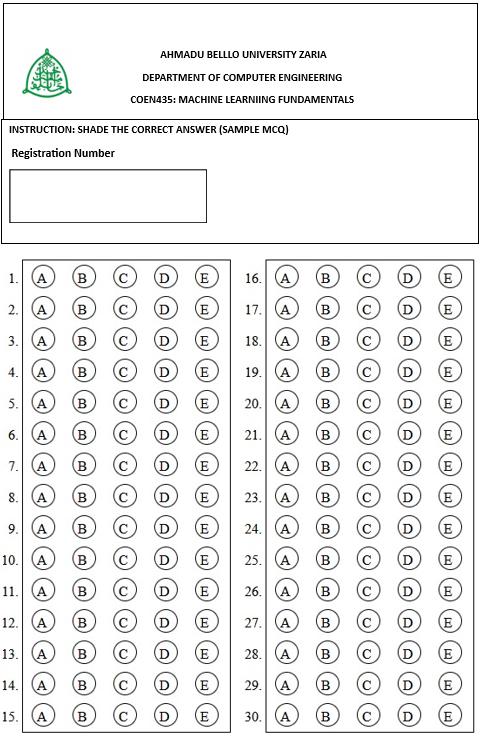
#> input picture Images/MCQQ.png, 480 x 737 px
$ python ala.py
#> lines starting #> are read from the running program, lines starting #| are printed output that depends on the picture; after the words box and inside, x2 and y2 are one past the last pixel; in counts of white or black regions, pixels touching at a corner belong together
import cv2
import numpy as np

image_path = "Images/MCQQ.png"
image = cv2.imread(image_path)
#> image is the input picture: shape (737, 480, 3); mean B, G, R 237.5, 237.8, 237.5
if image is None:
     raise FileNotFoundError("image is not found")

re = cv2.resize(image,(700,700))
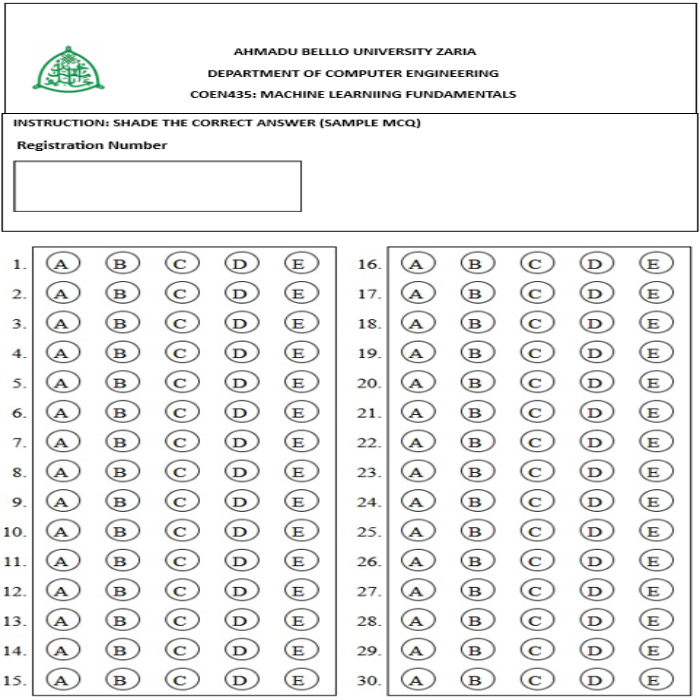
#> re: shape (700, 700, 3); mean B, G, R 237.4, 237.7, 237.4
gray = cv2.cvtColor(re, cv2.COLOR_BGR2GRAY)
blurred = cv2.GaussianBlur(gray, (7,7), 1)
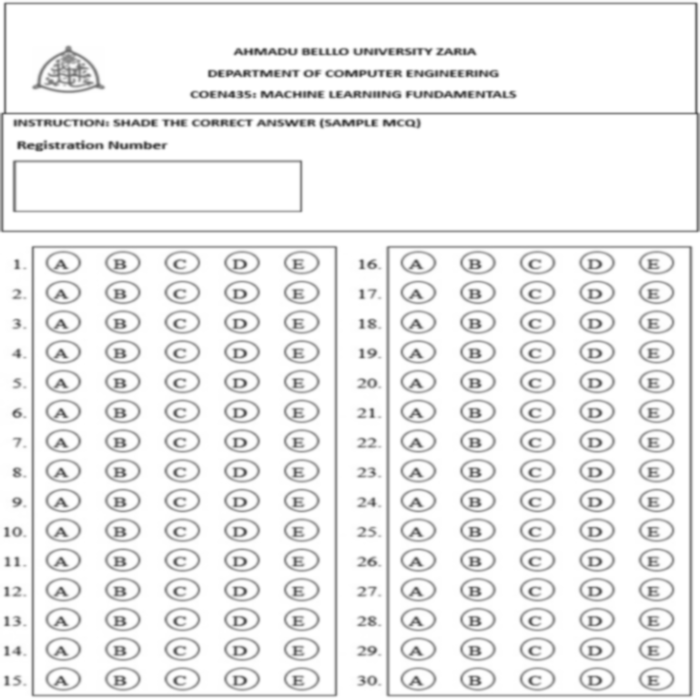
#> blurred: shape (700, 700); min 66, max 255, mean 237.6
edged = cv2.Canny(blurred, 75, 200)
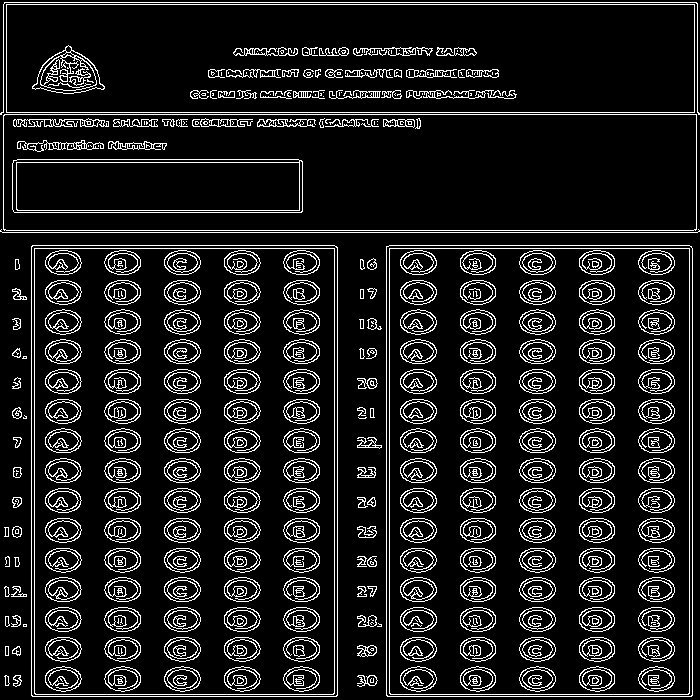
#> edged: shape (700, 700); 11.8% white in thin lines or dots
#image, gray, edged,re


countors, hierarchy = cv2.findContours(edged,cv2.RETR_EXTERNAL,cv2.CHAIN_APPROX_SIMPLE)
#> countors = 59 contours, 17 with area under 20; largest, box (x1, y1, x2, y2) and area: (31, 245, 338, 697) 138002, (386, 245, 693, 697) 137998, (3, 114, 697, 231) 80384, (6, 4, 695, 113) 74304, (357, 645, 377, 657) 160
print(len(countors))
#| 59
cv2.drawContours(edged,countors,-1,(255,255,255),2)
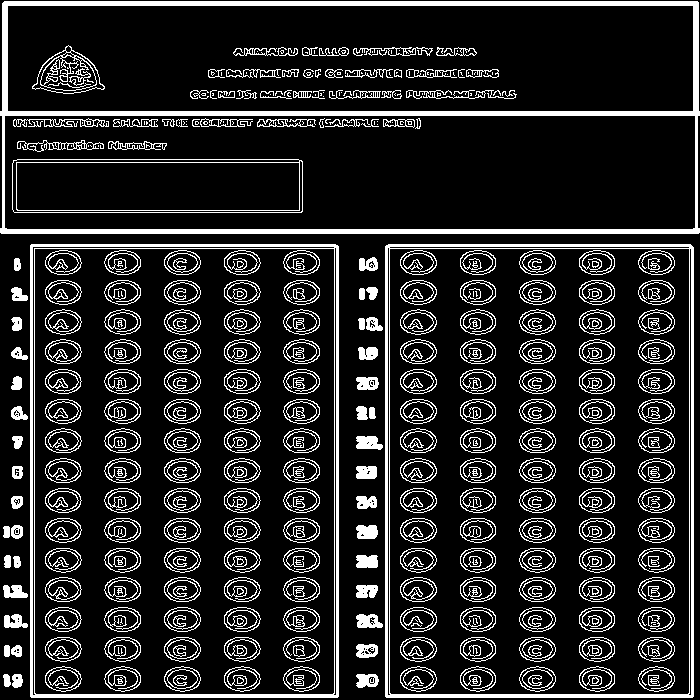
#> edged: shape (700, 700); 15.4% white; 585 white regions (115 under 20 px), largest, box (x1, y1, x2, y2) and area: (0, 1, 700, 234) 12425, (30, 244, 339, 698) 6029, (385, 244, 694, 698) 6027
#cv2.imshow("draw countors",edged)

countors = sorted(countors,key=cv2.contourArea,reverse=True)
if len(countors) < 4:
    print("not enogh counots detected")
contor1 = countors[0]
#> contor1 = contour of 10 points, box (x1, y1, x2, y2) (31, 245, 338, 697), area 138002
contor2 = countors[1]
#> contor2 = contour of 12 points, box (x1, y1, x2, y2) (386, 245, 693, 697), area 137998
contor3 = countors[2]
#> contor3 = contour of 11 points, box (x1, y1, x2, y2) (3, 114, 697, 231), area 80384
contor4 = countors[3]
#> contor4 = [[6, 4], [6, 112], [694, 112], [694, 4]]
contor5 = countors[4]
#> contor5 = contour of 33 points, box (x1, y1, x2, y2) (357, 645, 377, 657), area 160

x1, y1, w1, h1 = cv2.boundingRect(contor1)
#> x1 = 31; y1 = 245; w1 = 307; h1 = 452
x4, y4, w4, h4 = cv2.boundingRect(contor2)
#> x4 = 386; y4 = 245; w4 = 307; h4 = 452
x5, y5, w5, h5 = cv2.boundingRect(contor3)
#> x5 = 3; y5 = 114; w5 = 694; h5 = 117


answer_section1 = edged[y1:y1+h1, x1:x1+w1]
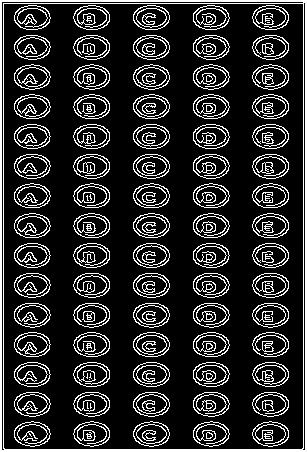
#> answer_section1: shape (452, 307); 17% white in thin lines or dots
answer_section2= re[y4:y4+h4, x4:x4+w4]
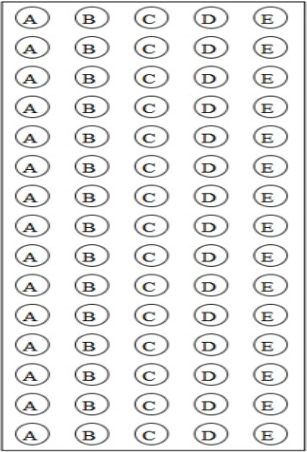
#> answer_section2: shape (452, 307, 3); mean B, G, R 232.8, 233, 233
registration_number =edged[y5:y5+h5, x5:x5+w5]
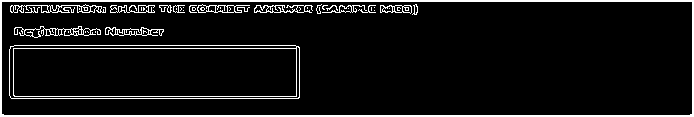
#> registration_number: shape (117, 694); 8% white; 43 white regions (25 under 20 px)
cv2.imshow("answer section",answer_section1)
cv2.imshow("answer section 2",answer_section2)
cv2.imshow("reg no section",registration_number)

def rectcountor(countors):
    mylist = []
    for i in countors:
        area = cv2.contourArea(i)
        #print("area is"area)
        if area > 50:
            peri = cv2.arcLength(i,True)
            approx = cv2.approxPolyDP(i,0.02*peri,True)
            #print("corner point:",len(approx))
            if len(approx) == 4:
                mylist.append(i)
#> this loop made 59 passes
#> (area, peri, approx) on passes 1 to 4: (138001.5, 1511.1, [[32, 245], [31, 695], [336, 696], [337, 247]]), (137998.5, 1511.1, [[386, 246], [386, 695], [691, 696], [691, 246]]), (80384.5, 1617.9, [[3, 115], [4, 230], [696, 229], [696, 114]]), (74304, 1592, [[6, 4], [6, 112], [694, 112], [694, 4]])
#> (area, peri) on passes 5 to 10: (159.5, 66.53), (136, 81.11), (117, 99.25), (109, 102.4), (82, 35.31), (82, 54.28)
#> after the loop, mylist = 4 contours; box (x1, y1, x2, y2) and area: (31, 245, 338, 697) 138002, (386, 245, 693, 697) 137998, (3, 114, 697, 231) 80384, (6, 4, 695, 113) 74304
    mylist = sorted(mylist,key=cv2.contourArea,reverse=True)
    #print(mylist)
    return  mylist

def get_cornerpoint(cont):
    peri = cv2.arcLength(cont,True)
    approx = cv2.approxPolyDP(cont,0.02*peri,True)
    return approx


a = rectcountor(countors=countors)
#> a has the same summary as mylist in rectcountor
my_answer = a[0]
#> my_answer has the same summary as contor1
print(len(my_answer))
#| 10

b= get_cornerpoint(my_answer)
#> in get_cornerpoint, `peri = cv2.arcLength(cont,True)`: peri = 1511.1
#> in get_cornerpoint, `approx = cv2.approxPolyDP(cont,0.02*peri,True)`: approx = [[32, 245], [31, 695], [336, 696], [337, 247]]
#> b = [[32, 245], [31, 695], [336, 696], [337, 247]]
print(b)
#| [[[ 32 245]]
#|  [[ 31 695]]
#|  [[336 696]]
#|  [[337 247]]]

gradepoint1= get_cornerpoint(my_answer[1])
#> gradepoint1 = [[31, 246]]
gradepoint2= get_cornerpoint(my_answer[2])
#> gradepoint2 = [[31, 695]]
gradepoint3= get_cornerpoint(my_answer[0])
#> gradepoint3 = [[32, 245]]
gradepoint4= get_cornerpoint(my_answer[3])
#> gradepoint4 = [[32, 696]]
print(gradepoint2.shape)
#| (1, 1, 2)
print(gradepoint4.shape)
#| (1, 1, 2)
# if  !=0:
#     cv2.drawContours(edged,my_answer,-1(0,255,0),10)
#     cv2.drawContours(edged,my_answer,-1,(0,255,0),20)

if gradepoint1.size != 0 and gradepoint2.size != 0:
    cv2.drawContours(re,gradepoint1,-1,(0,255,0),10)
#> re: shape (700, 700, 3); 0.02% of pixels changed, all inside (x1, y1, x2, y2) = (26, 241, 37, 252)
    cv2.drawContours(re ,gradepoint2,-1,(0,255,0),10)
#> re: shape (700, 700, 3); mean B, G, R 237.3, 237.7, 237.3

# [6 lines of commented-out code are left out]
cv2.imshow("resize image",re)
cv2.waitKey(0)
cv2.destroyAllWindows()
